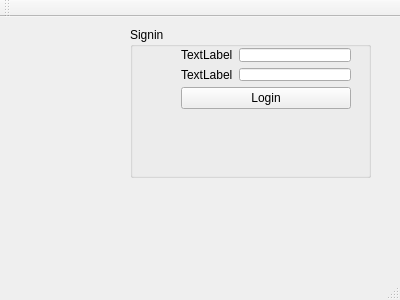
<?xml version="1.0" encoding="UTF-8"?>
<ui version="4.0">
 <class>MainWindow</class>
 <widget class="QMainWindow" name="MainWindow">
  <property name="geometry">
   <rect>
    <x>0</x>
    <y>0</y>
    <width>400</width>
    <height>300</height>
   </rect>
  </property>
  <property name="windowTitle">
   <string>MainWindow</string>
  </property>
  <widget class="QWidget" name="centralWidget">
   <widget class="QGroupBox" name="groupBox">
    <property name="geometry">
     <rect>
      <x>130</x>
      <y>10</y>
      <width>241</width>
      <height>151</height>
     </rect>
    </property>
    <property name="title">
     <string>Signin</string>
    </property>
    <widget class="QWidget" name="">
     <property name="geometry">
      <rect>
       <x>40</x>
       <y>10</y>
       <width>192</width>
       <height>83</height>
      </rect>
     </property>
     <layout class="QVBoxLayout" name="verticalLayout_2">
      <item>
       <layout class="QVBoxLayout" name="verticalLayout">
        <item>
         <layout class="QHBoxLayout" name="horizontalLayout_2">
          <item>
           <widget class="QLabel" name="label_username">
            <property name="text">
             <string>TextLabel</string>
            </property>
           </widget>
          </item>
          <item>
           <widget class="QLineEdit" name="lineEdit_username"/>
          </item>
         </layout>
        </item>
        <item>
         <layout class="QHBoxLayout" name="horizontalLayout">
          <item>
           <widget class="QLabel" name="label_2_password">
            <property name="text">
             <string>TextLabel</string>
            </property>
           </widget>
          </item>
          <item>
           <widget class="QLineEdit" name="lineEdit_2_password"/>
          </item>
         </layout>
        </item>
       </layout>
      </item>
      <item>
       <widget class="QPushButton" name="pushButton_login">
        <property name="text">
         <string>Login</string>
        </property>
       </widget>
      </item>
     </layout>
    </widget>
   </widget>
  </widget>
  <widget class="QMenuBar" name="menuBar">
   <property name="geometry">
    <rect>
     <x>0</x>
     <y>0</y>
     <width>400</width>
     <height>21</height>
    </rect>
   </property>
  </widget>
  <widget class="QToolBar" name="mainToolBar">
   <attribute name="toolBarArea">
    <enum>TopToolBarArea</enum>
   </attribute>
   <attribute name="toolBarBreak">
    <bool>false</bool>
   </attribute>
  </widget>
  <widget class="QStatusBar" name="statusBar"/>
 </widget>
 <layoutdefault spacing="6" margin="11"/>
 <resources/>
 <connections/>
</ui>
